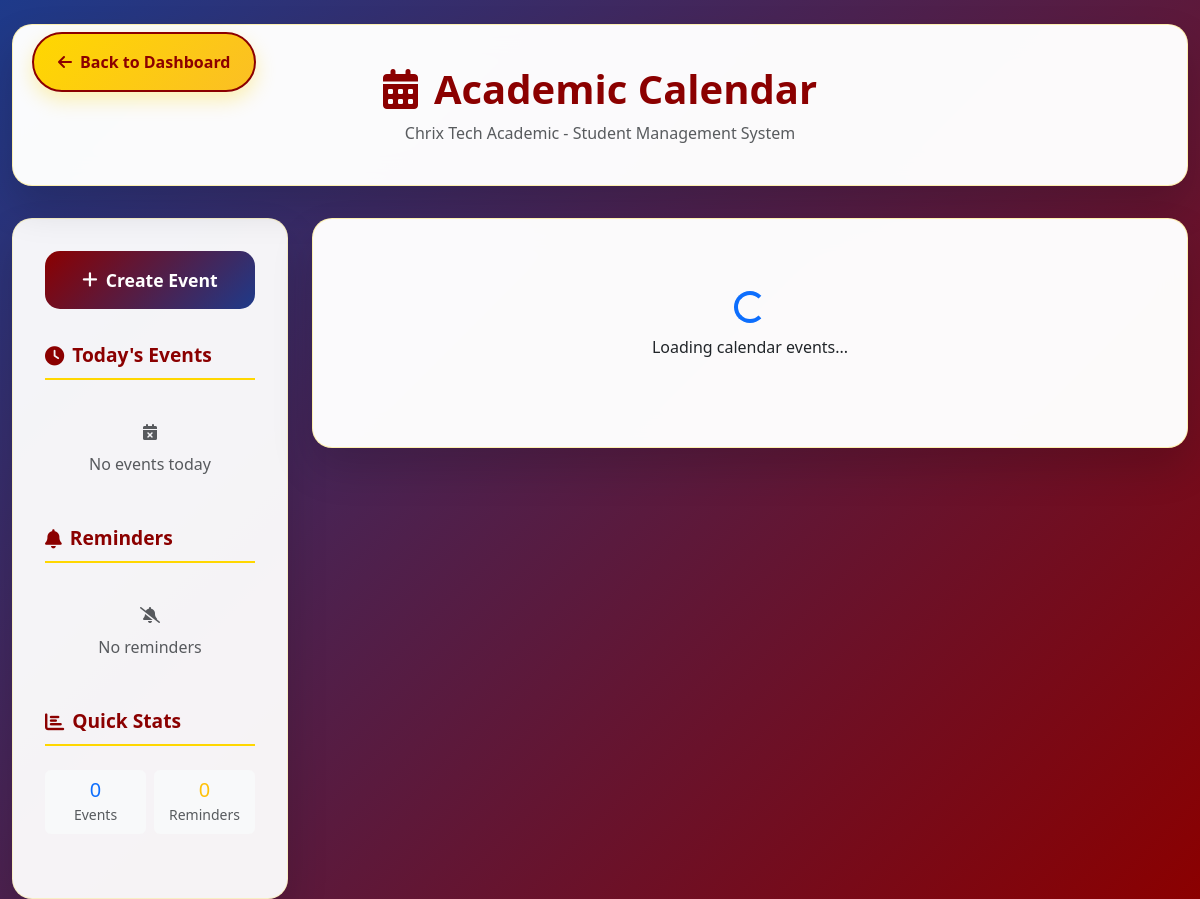
Page /calendar/ (signed in) on the earlier database version.
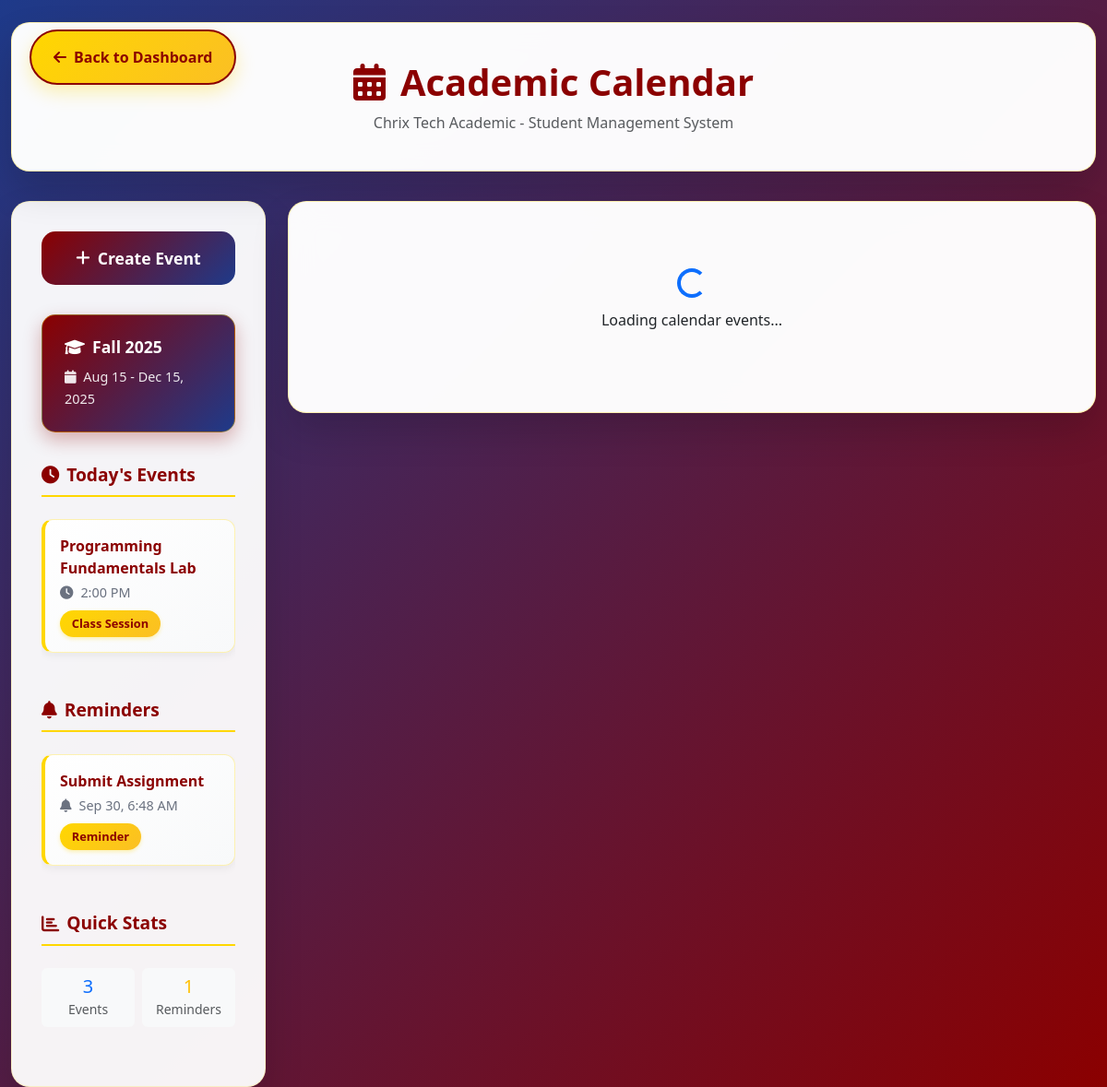
Same page on the later database version.
### calendar_app/models.py (models this page shows, shortened)
class AcademicCalendar(models.Model):
    SEMESTER_CHOICES = [
        ('fall', 'Fall Semester'),
        ('spring', 'Spring Semester'),
        ('summer', 'Summer Semester'),
    ]
    name = models.CharField(max_length=100)  # e.g., "Fall 2025"
    semester = models.CharField(max_length=10, choices=SEMESTER_CHOICES)
    year = models.IntegerField()
    start_date = models.DateField()
    end_date = models.DateField()
    registration_start = models.DateField()
    registration_end = models.DateField()
    classes_start = models.DateField()
    classes_end = models.DateField()
    midterm_start = models.DateField(null=True, blank=True)
    midterm_end = models.DateField(null=True, blank=True)
    final_exam_start = models.DateField(null=True, blank=True)
    final_exam_end = models.DateField(null=True, blank=True)
    is_current = models.BooleanField(default=False)
    created_at = models.DateTimeField(auto_now_add=True)
    updated_at = models.DateTimeField(auto_now=True)
    class Meta:
        ordering = ['-year', '-start_date']
        unique_together = ['semester', 'year']

class CalendarEvent(models.Model):
    EVENT_TYPES = [
        ('assignment', 'Assignment Due'),
        ('exam', 'Examination'),
        ('class', 'Class Session'),
        ('holiday', 'Holiday'),
        ('meeting', 'Meeting'),
        ('deadline', 'Deadline'),
        ('orientation', 'Orientation'),
        ('graduation', 'Graduation'),
        ('registration', 'Registration'),
        ('other', 'Other'),
    ]
    PRIORITY_CHOICES = [
        ('low', 'Low'),
        ('medium', 'Medium'),
        ('high', 'High'),
        ('urgent', 'Urgent'),
    ]
    title = models.CharField(max_length=200)
    description = models.TextField(blank=True)
    event_type = models.CharField(max_length=20, choices=EVENT_TYPES, default='other')
    category = models.ForeignKey(EventCategory, on_delete=models.SET_NULL, null=True, blank=True)
    start_datetime = models.DateTimeField()
    end_datetime = models.DateTimeField()
    all_day = models.BooleanField(default=False)
    priority = models.CharField(max_length=10, choices=PRIORITY_CHOICES, default='medium')
    section = models.ForeignKey(Section, on_delete=models.CASCADE, null=True, blank=True)
    assignment = models.ForeignKey(Assignment, on_delete=models.CASCADE, null=True, blank=True)
    created_by = models.ForeignKey(User, on_delete=models.CASCADE, related_name='created_events')
    attendees = models.ManyToManyField(User, blank=True, related_name='calendar_events')
    is_public = models.BooleanField(default=False)
    is_recurring = models.BooleanField(default=False)
    recurrence_pattern = models.CharField(max_length=100, blank=True)  # JSON or simple pattern
    created_at = models.DateTimeField(auto_now_add=True)
    updated_at = models.DateTimeField(auto_now=True)
    class Meta:
        ordering = ['start_datetime']
    @property
    def is_today(self):
        return self.start_datetime.date() == timezone.now().date()

class PersonalReminder(models.Model):
    REMINDER_TYPES = [
        ('assignment', 'Assignment Reminder'),
        ('exam', 'Exam Reminder'),
        ('meeting', 'Meeting Reminder'),
        ('personal', 'Personal Reminder'),
        ('deadline', 'Deadline Reminder'),
    ]
    user = models.ForeignKey(User, on_delete=models.CASCADE)
    title = models.CharField(max_length=200)
    description = models.TextField(blank=True)
    reminder_type = models.CharField(max_length=20, choices=REMINDER_TYPES, default='personal')
    reminder_datetime = models.DateTimeField()
    is_completed = models.BooleanField(default=False)
    notify_email = models.BooleanField(default=False)
    notify_minutes_before = models.IntegerField(default=15)  # Minutes before to notify
    created_at = models.DateTimeField(auto_now_add=True)
    updated_at = models.DateTimeField(auto_now=True)
    class Meta:
        ordering = ['reminder_datetime']

### calendar_app/views.py (the view, shortened to what this page needs)
# urls.py: path('', views.calendar_view, name='calendar'),
@login_required
def calendar_view(request):
    year = int(request.GET.get('year', timezone.now().year))
    month = int(request.GET.get('month', timezone.now().month))
    cal_obj = cal.Calendar(firstweekday=6)  # Start week on Sunday
    month_days = cal_obj.monthdayscalendar(year, month)
    start_date = datetime(year, month, 1).date()
    if month == 12:
        end_date = datetime(year + 1, 1, 1).date() - timedelta(days=1)
    else:
        end_date = datetime(year, month + 1, 1).date() - timedelta(days=1)
    profile = get_object_or_404(Profile, user=request.user)
    events_query = CalendarEvent.objects.filter(
        start_datetime__date__range=[start_date, end_date]
    )
    if profile.role == 'student':
        from courses.models import Enrollment
        enrollments = Enrollment.objects.filter(student__profile=profile)
        sections = [e.section for e in enrollments]
        events_query = events_query.filter(
            Q(section__in=sections) |
            Q(is_public=True) |
            Q(attendees=request.user)
        )
    else:  # Admin
        pass
    events = events_query.distinct()
    reminders = PersonalReminder.objects.filter(
        user=request.user,
        reminder_datetime__date__range=[start_date, end_date],
        is_completed=False
    )
    academic_calendar = AcademicCalendar.objects.filter(is_current=True).first()
    events_data = []
    for event in events:
        events_data.append({
            'id': event.id,
            'title': event.title,
            'start': event.start_datetime.isoformat(),
            'end': event.end_datetime.isoformat(),
            'type': event.event_type,
            'priority': event.priority,
            'allDay': event.all_day,
            'color': event.category.color if event.category else '#007bff',
        })
    for reminder in reminders:
        events_data.append({
            'id': f'reminder_{reminder.id}',
            'title': f'📝 {reminder.title}',
            'start': reminder.reminder_datetime.isoformat(),
            'type': 'reminder',
            'priority': 'medium',
            'color': '#ffc107',
        })
    context = {
        'year': year,
        'month': month,
        'month_name': cal.month_name[month],
        'month_days': month_days,
        'events': events,
        'events_data': json.dumps(events_data),
        'reminders': reminders,
        'academic_calendar': academic_calendar,
        'profile': profile,
        'today': timezone.now().date(),
        'prev_month': month - 1 if month > 1 else 12,
        'prev_year': year if month > 1 else year - 1,
        'next_month': month + 1 if month < 12 else 1,
        'next_year': year if month < 12 else year + 1,
    }
    return render(request, 'calendar_app/calendar.html', context)

### templates/calendar_app/calendar.html (shortened to what the changed rows need)
<!DOCTYPE html>
<html lang="en">
<head>
    <link href="https://cdn.jsdelivr.net/npm/bootstrap@5.3.0/dist/css/bootstrap.min.css" rel="stylesheet">
    <link rel="stylesheet" href="https://cdnjs.cloudflare.com/ajax/libs/font-awesome/6.0.0/css/all.min.css">
    <link href="https://cdn.jsdelivr.net/npm/fullcalendar@6.1.8/index.global.min.css" rel="stylesheet">
</head>
<body>
    <div class="container-fluid mt-4">
        <div class="calendar-header text-center">
            <h1 class="calendar-title">
                <i class="fas fa-calendar-alt me-3"></i>Academic Calendar
            </h1>
        </div>
        <div class="row">
            <div class="col-lg-3">
                <div class="sidebar">
                    {% if academic_calendar %}
                    <div class="sidebar-section">
                        <div class="academic-info">
                            <h6><i class="fas fa-graduation-cap me-2"></i>{{ academic_calendar.name }}</h6>
                            <small>
                                <i class="fas fa-calendar me-1"></i>
                                {{ academic_calendar.start_date|date:"M j" }} - {{ academic_calendar.end_date|date:"M j, Y" }}
                            </small>
                        </div>
                    </div>
                    {% endif %}
                    <div class="sidebar-section">
                        <div class="today-events">
                            {% for event in events %}
                                {% if event.is_today %}
                                <div class="event-item" onclick="window.location='{% url 'calendar_app:event_detail' event.id %}'">
                                    <div class="event-title">{{ event.title }}</div>
                                    <div class="event-time">
                                        <i class="fas fa-clock me-1"></i>
                                        {% if event.all_day %}
                                            All Day
                                        {% else %}
                                            {{ event.start_datetime|date:"g:i A" }}
                                        {% endif %}
                                    </div>
                                    <span class="event-type">{{ event.get_event_type_display }}</span>
                                </div>
                                {% endif %}
                            {% empty %}
                                <div class="text-muted text-center py-3">
                                    <i class="fas fa-calendar-times"></i>
                                    <p class="mb-0 mt-2">No events today</p>
                                </div>
                            {% endfor %}
                        </div>
                    </div>
                    <div class="sidebar-section">
                        <div class="today-events">
                            {% for reminder in reminders %}
                                <div class="event-item">
                                    <div class="event-title">{{ reminder.title }}</div>
                                    <div class="event-time">
                                        <i class="fas fa-bell me-1"></i>
                                        {{ reminder.reminder_datetime|date:"M j, g:i A" }}
                                    </div>
                                    <span class="event-type">Reminder</span>
                                </div>
                            {% empty %}
                                <div class="text-muted text-center py-3">
                                    <i class="fas fa-bell-slash"></i>
                                    <p class="mb-0 mt-2">No reminders</p>
                                </div>
                            {% endfor %}
                        </div>
                    </div>
                    <div class="sidebar-section">
                        <div class="row g-2">
                            <div class="col-6">
                                <div class="text-center p-2 bg-light rounded">
                                    <div class="h5 mb-0 text-primary">{{ events|length }}</div>
                                    <small class="text-muted">Events</small>
                                </div>
                            </div>
                            <div class="col-6">
                                <div class="text-center p-2 bg-light rounded">
                                    <div class="h5 mb-0 text-warning">{{ reminders|length }}</div>
                                    <small class="text-muted">Reminders</small>
                                </div>
                            </div>
                        </div>
                    </div>
                </div>
            </div>
        </div>
    </div>
</body>
</html>

Differences in the rows shown:
added AcademicCalendar: name "Fall 2025", start_date "Aug 15", end_date "Dec 15, 2025"
added CalendarEvent: title "Programming Fundamentals Lab", start_datetime "2:00 PM", event_type "Class Session"
added PersonalReminder: title "Submit Assignment", reminder_datetime "Sep 30, 6:48 AM"
Other differences:
{{ events|length }}: "0" → "3"
{{ reminders|length }}: "0" → "1"
text no longer shown: "No events today No reminders"
